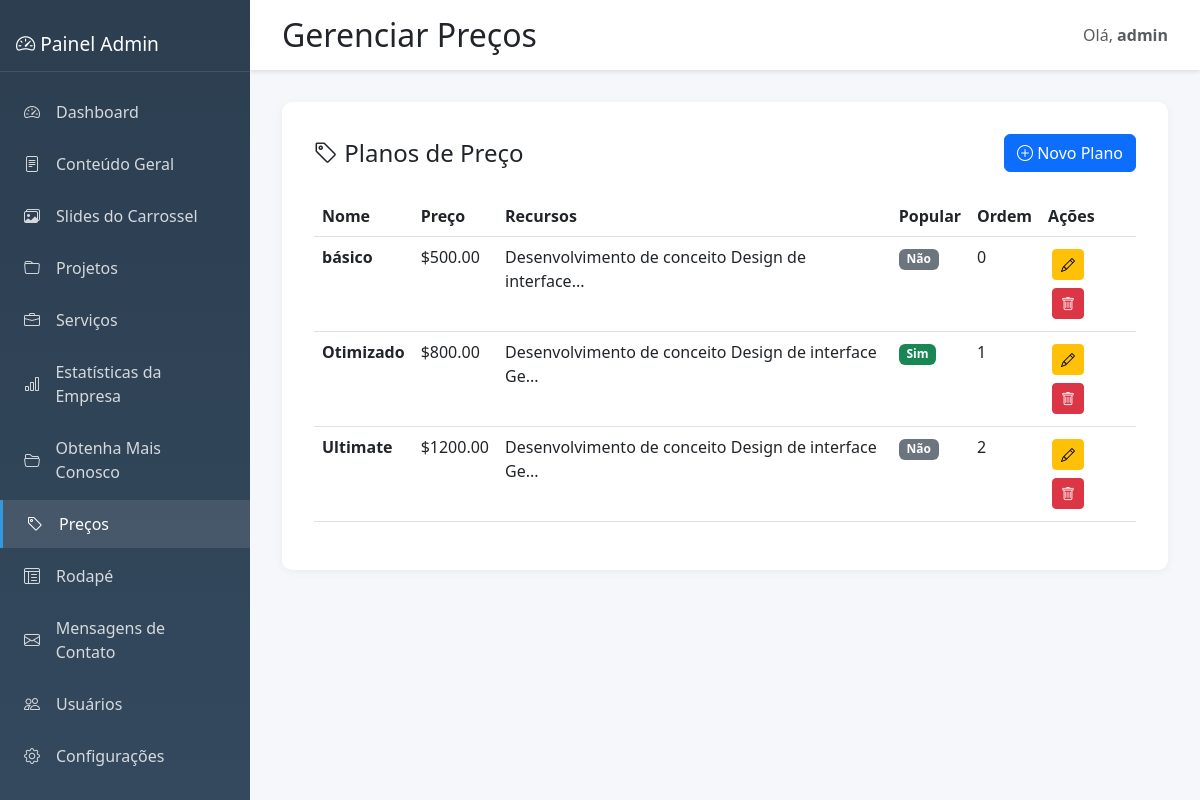
Page /admin/pricing (signed in) on the committed database.
### tables this page shows
CREATE TABLE pricing
                 (id INTEGER PRIMARY KEY AUTOINCREMENT,
                  name TEXT NOT NULL,
                  price REAL NOT NULL,
                  features TEXT,
                  is_popular INTEGER DEFAULT 0,
                  order_index INTEGER DEFAULT 0,
                  created_at TIMESTAMP DEFAULT CURRENT_TIMESTAMP,
                  updated_at TIMESTAMP DEFAULT CURRENT_TIMESTAMP);

### admin.py (the view, shortened to what this page needs)
@admin_bp.route('/pricing', methods=['GET', 'POST'])
@login_required
def pricing():
    conn = get_db()
    pricing_list = conn.execute('SELECT * FROM pricing ORDER BY order_index, id').fetchall()
    conn.close()
    return render_template('admin/pricing.html', pricing_list=pricing_list)

### admin.py (called while the page is built)
def login_required(f):
    @wraps(f)
    def decorated_function(*args, **kwargs):
        if 'admin_logged_in' not in session:
            return redirect(url_for('admin.login'))
        return f(*args, **kwargs)
    return decorated_function

def get_db():
    conn = sqlite3.connect(DB_PATH)
    conn.row_factory = sqlite3.Row
    return conn

### templates/admin/pricing.html (shortened to what this page needs)
{% extends "admin/base.html" %}
{% block page_title %}Gerenciar Preços{% endblock %}
{% block content %}
<div class="content-card">
    <div class="d-flex justify-content-between align-items-center mb-4">
        <h4 class="mb-0"><i class="bi bi-tag"></i> Planos de Preço</h4>
        <button type="button" class="btn btn-primary" data-bs-toggle="modal" data-bs-target="#pricingModal" onclick="newPricing()">
            <i class="bi bi-plus-circle"></i> Novo Plano
        </button>
    </div>
    <div class="table-responsive">
        <table class="table table-hover">
            <thead>
                <tr>
                    <th>Nome</th>
                    <th>Preço</th>
                    <th>Recursos</th>
                    <th>Popular</th>
                    <th>Ordem</th>
                    <th>Ações</th>
                </tr>
            </thead>
            <tbody>
                {% if pricing_list %}
                    {% for plan in pricing_list %}
                    <tr>
                        <td><strong>{{ plan.name }}</strong></td>
                        <td>${{ "%.2f"|format(plan.price) }}</td>
                        <td>{{ plan.features[:50] if plan.features else '' }}...</td>
                        <td>
                            {% if plan.is_popular %}
                            <span class="badge bg-success">Sim</span>
                            {% else %}
                            <span class="badge bg-secondary">Não</span>
                            {% endif %}
                        </td>
                        <td>{{ plan.order_index }}</td>
                        <td>
                            <button class="btn btn-sm btn-warning btn-action" onclick="editPricing({{ plan.id }}, '{{ plan.name|replace("'", "\\'") }}', {{ plan.price }}, '{{ plan.features|replace("'", "\\'")|replace("\n", "\\n") if plan.features else "" }}', {{ plan.is_popular }}, {{ plan.order_index }})">
                                <i class="bi bi-pencil"></i>
                            </button>
                            <form method="POST" style="display: inline;" onsubmit="return confirm('Tem certeza que deseja excluir este plano?');">
                                <button type="submit" class="btn btn-sm btn-danger btn-action">
                                    <i class="bi bi-trash"></i>
                                </button>
                            </form>
                        </td>
                    </tr>
                    {% endfor %}
                {% endif %}
            </tbody>
        </table>
    </div>
</div>
{% endblock %}

### templates/admin/base.html (style rules this page uses)
:root { --sidebar-width: 250px; --header-height: 60px; }
body { background-color: #f5f7fa; }
.content-card { background: white; border-radius: 10px; padding: 2rem; box-shadow: 0 2px 10px rgba(0,0,0,0.05); margin-bottom: 2rem; }
.btn-action { margin: 0.25rem; }

### rows in the picture
pricing: name "básico", price "500.00", features "Desenvolvimento de conceito Design de interface", is_popular "Não", order_index "0"
pricing: name "Otimizado", price "800.00", features "Desenvolvimento de conceito Design de interface Ge", is_popular "Sim", order_index "1"
pricing: name "Ultimate", price "1200.00", features "Desenvolvimento de conceito Design de interface Ge", is_popular "Não", order_index "2"

### other values in the picture
{{ session.get('admin_username', 'Admin') }} "admin"
